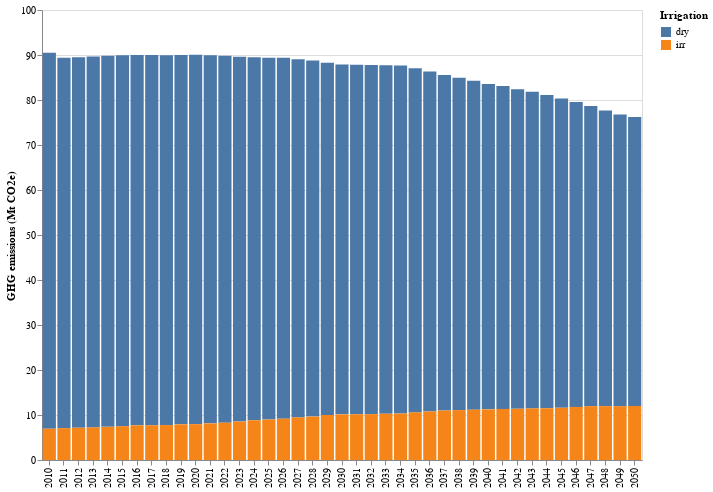

The notebook cell saved with this chart:
### Markdown cell above
### Emissions by differrnt irrigation system

### Code cell
# HIDE CODE
# get the df and plot
GHG_dry_irr_df,GHG_dry_irr_plot = ag_lucc_GHG.plot_GHG_dry_irr()
GHG_dry_irr_plot

### Figure 1 — Vega-Lite specification as saved in the notebook (floating-point values rounded to 4 significant figures)
{"config": {"view": {"continuousWidth": 300, "continuousHeight": 300}}, "layer": [{"mark": {"type": "bar"}, "encoding": {"color": {"field": "Irrigation", "legend": {"title": "Irrigation"}, "type": "nominal"}, "tooltip": [{"field": "Irrigation", "title": "Irrigation", "type": "nominal"}, {"field": "Quantity (Mt CO2e)", "format": ",.2f", "title": "GHG emissions (Mt CO2e)", "type": "quantitative"}], "x": {"axis": {"labelAngle": -90, "title": null}, "field": "Year", "type": "ordinal"}, "y": {"field": "Quantity (Mt CO2e)", "scale": {"reverse": false}, "title": "GHG emissions (Mt CO2e)", "type": "quantitative"}}}], "data": {"name": "data-0c5c11f6076449adeaf11200324d894c"}, "height": 450, "width": 600, "$schema": "https://vega.github.io/schema/vega-lite/v5.15.1.json", "datasets": {"data-0c5c11f6076449adeaf11200324d894c": [{"Year": 2010, "Irrigation": "dry", "Quantity (Mt CO2e)": 83.56}, {"Year": 2010, "Irrigation": "irr", "Quantity (Mt CO2e)": 6.95}, {"Year": 2011, "Irrigation": "dry", "Quantity (Mt CO2e)": 82.28}, {"Year": 2011, "Irrigation": "irr", "Quantity (Mt CO2e)": 7.081}, {"Year": 2012, "Irrigation": "dry", "Quantity (Mt CO2e)": 82.34}, {"Year": 2012, "Irrigation": "irr", "Quantity (Mt CO2e)": 7.159}, {"Year": 2013, "Irrigation": "dry", "Quantity (Mt CO2e)": 82.44}, {"Year": 2013, "Irrigation": "irr", "Quantity (Mt CO2e)": 7.248}, {"Year": 2014, "Irrigation": "dry", "Quantity (Mt CO2e)": 82.47}, {"Year": 2014, "Irrigation": "irr", "Quantity (Mt CO2e)": 7.363}, {"Year": 2015, "Irrigation": "dry", "Quantity (Mt CO2e)": 82.43}, {"Year": 2015, "Irrigation": "irr", "Quantity (Mt CO2e)": 7.517}, {"Year": 2016, "Irrigation": "dry", "Quantity (Mt CO2e)": 82.3}, {"Year": 2016, "Irrigation": "irr", "Quantity (Mt CO2e)": 7.717}, {"Year": 2017, "Irrigation": "dry", "Quantity (Mt CO2e)": 82.25}, {"Year": 2017, "Irrigation": "irr", "Quantity (Mt CO2e)": 7.727}, {"Year": 2018, "Irrigation": "dry", "Quantity (Mt CO2e)": 82.2}, {"Year": 2018, "Irrigation": "irr", "Quantity (Mt CO2e)": 7.765}, {"Year": 2019, "Irrigation": "dry", "Quantity (Mt CO2e)": 82.09}, {"Year": 2019, "Irrigation": "irr", "Quantity (Mt CO2e)": 7.928}, {"Year": 2020, "Irrigation": "dry", "Quantity (Mt CO2e)": 82.1}, {"Year": 2020, "Irrigation": "irr", "Quantity (Mt CO2e)": 7.973}, {"Year": 2021, "Irrigation": "dry", "Quantity (Mt CO2e)": 81.78}, {"Year": 2021, "Irrigation": "irr", "Quantity (Mt CO2e)": 8.142}, {"Year": 2022, "Irrigation": "dry", "Quantity (Mt CO2e)": 81.53}, {"Year": 2022, "Irrigation": "irr", "Quantity (Mt CO2e)": 8.299}, {"Year": 2023, "Irrigation": "dry", "Quantity (Mt CO2e)": 81.08}, {"Year": 2023, "Irrigation": "irr", "Quantity (Mt CO2e)": 8.555}, {"Year": 2024, "Irrigation": "dry", "Quantity (Mt CO2e)": 80.66}, {"Year": 2024, "Irrigation": "irr", "Quantity (Mt CO2e)": 8.833}, {"Year": 2025, "Irrigation": "dry", "Quantity (Mt CO2e)": 80.38}, {"Year": 2025, "Irrigation": "irr", "Quantity (Mt CO2e)": 8.988}, {"Year": 2026, "Irrigation": "dry", "Quantity (Mt CO2e)": 80.18}, {"Year": 2026, "Irrigation": "irr", "Quantity (Mt CO2e)": 9.184}, {"Year": 2027, "Irrigation": "dry", "Quantity (Mt CO2e)": 79.62}, {"Year": 2027, "Irrigation": "irr", "Quantity (Mt CO2e)": 9.461}, {"Year": 2028, "Irrigation": "dry", "Quantity (Mt CO2e)": 79.15}, {"Year": 2028, "Irrigation": "irr", "Quantity (Mt CO2e)": 9.645}, {"Year": 2029, "Irrigation": "dry", "Quantity (Mt CO2e)": 78.3}, {"Year": 2029, "Irrigation": "irr", "Quantity (Mt CO2e)": 10.0}, {"Year": 2030, "Irrigation": "dry", "Quantity (Mt CO2e)": 77.72}, {"Year": 2030, "Irrigation": "irr", "Quantity (Mt CO2e)": 10.14}, {"Year": 2031, "Irrigation": "dry", "Quantity (Mt CO2e)": 77.67}, {"Year": 2031, "Irrigation": "irr", "Quantity (Mt CO2e)": 10.16}, {"Year": 2032, "Irrigation": "dry", "Quantity (Mt CO2e)": 77.59}, {"Year": 2032, "Irrigation": "irr", "Quantity (Mt CO2e)": 10.2}, {"Year": 2033, "Irrigation": "dry", "Quantity (Mt CO2e)": 77.47}, {"Year": 2033, "Irrigation": "irr", "Quantity (Mt CO2e)": 10.27}, {"Year": 2034, "Irrigation": "dry", "Quantity (Mt CO2e)": 77.36}, {"Year": 2034, "Irrigation": "irr", "Quantity (Mt CO2e)": 10.33}, {"Year": 2035, "Irrigation": "dry", "Quantity (Mt CO2e)": 76.5}, {"Year": 2035, "Irrigation": "irr", "Quantity (Mt CO2e)": 10.58}, {"Year": 2036, "Irrigation": "dry", "Quantity (Mt CO2e)": 75.53}, {"Year": 2036, "Irrigation": "irr", "Quantity (Mt CO2e)": 10.78}, {"Year": 2037, "Irrigation": "dry", "Quantity (Mt CO2e)": 74.57}, {"Year": 2037, "Irrigation": "irr", "Quantity (Mt CO2e)": 11.01}, {"Year": 2038, "Irrigation": "dry", "Quantity (Mt CO2e)": 73.86}, {"Year": 2038, "Irrigation": "irr", "Quantity (Mt CO2e)": 11.09}, {"Year": 2039, "Irrigation": "dry", "Quantity (Mt CO2e)": 73.09}, {"Year": 2039, "Irrigation": "irr", "Quantity (Mt CO2e)": 11.18}, {"Year": 2040, "Irrigation": "dry", "Quantity (Mt CO2e)": 72.29}, {"Year": 2040, "Irrigation": "irr", "Quantity (Mt CO2e)": 11.25}, {"Year": 2041, "Irrigation": "dry", "Quantity (Mt CO2e)": 71.75}, {"Year": 2041, "Irrigation": "irr", "Quantity (Mt CO2e)": 11.34}, {"Year": 2042, "Irrigation": "dry", "Quantity (Mt CO2e)": 71.04}, {"Year": 2042, "Irrigation": "irr", "Quantity (Mt CO2e)": 11.38}, {"Year": 2043, "Irrigation": "dry", "Quantity (Mt CO2e)": 70.34}, {"Year": 2043, "Irrigation": "irr", "Quantity (Mt CO2e)": 11.47}, {"Year": 2044, "Irrigation": "dry", "Quantity (Mt CO2e)": 69.59}, {"Year": 2044, "Irrigation": "irr", "Quantity (Mt CO2e)": 11.5}, {"Year": 2045, "Irrigation": "dry", "Quantity (Mt CO2e)": 68.75}, {"Year": 2045, "Irrigation": "irr", "Quantity (Mt CO2e)": 11.61}, {"Year": 2046, "Irrigation": "dry", "Quantity (Mt CO2e)": 67.77}, {"Year": 2046, "Irrigation": "irr", "Quantity (Mt CO2e)": 11.8}, {"Year": 2047, "Irrigation": "dry", "Quantity (Mt CO2e)": 66.71}, {"Year": 2047, "Irrigation": "irr", "Quantity (Mt CO2e)": 11.96}, {"Year": 2048, "Irrigation": "dry", "Quantity (Mt CO2e)": 65.71}, {"Year": 2048, "Irrigation": "irr", "Quantity (Mt CO2e)": 11.96}, {"Year": 2049, "Irrigation": "dry", "Quantity (Mt CO2e)": 64.82}, {"Year": 2049, "Irrigation": "irr", "Quantity (Mt CO2e)": 11.96}, {"Year": 2050, "Irrigation": "dry", "Quantity (Mt CO2e)": 64.24}, {"Year": 2050, "Irrigation": "irr", "Quantity (Mt CO2e)": 12.0}]}}
